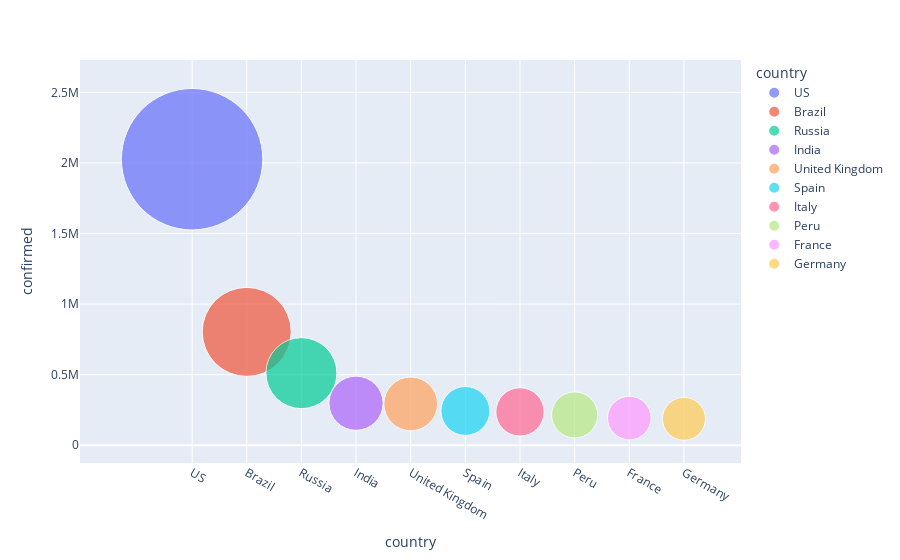

Source (notebook cell):
### Markdown cell above
# TOP COUNTRIES THAT ARE EFFECTED

### Code cell
fig=px.scatter(sorted_country.head(10),x='country',y='confirmed',size='confirmed', color='country',hover_name='country',size_max=100)

fig.update_layout() ## to apply some updation .let me check it later
fig.show()


#https://medium.com/dunder-data/the-five-step-process-for-data-exploration-in-a-jupyter-notebook-92fe818b5a62  for reference 
# about data exploring

### Figure 1 — Plotly figure (JSON) as saved in the notebook; plotly's stock layout.template omitted (floating-point values rounded to 4 significant figures)
{"data": [{"hovertemplate": "<b>%{hovertext}</b><br><br>country=%{x}<br>confirmed=%{marker.size}<extra></extra>", "hovertext": ["US"], "legendgroup": "US", "marker": {"color": "#636efa", "size": [2026073], "sizemode": "area", "sizeref": 202.6, "symbol": "circle"}, "mode": "markers", "name": "US", "orientation": "v", "showlegend": true, "type": "scatter", "x": ["US"], "xaxis": "x", "y": [2026073], "yaxis": "y"}, {"hovertemplate": "<b>%{hovertext}</b><br><br>country=%{x}<br>confirmed=%{marker.size}<extra></extra>", "hovertext": ["Brazil"], "legendgroup": "Brazil", "marker": {"color": "#EF553B", "size": [802828], "sizemode": "area", "sizeref": 202.6, "symbol": "circle"}, "mode": "markers", "name": "Brazil", "orientation": "v", "showlegend": true, "type": "scatter", "x": ["Brazil"], "xaxis": "x", "y": [802828], "yaxis": "y"}, {"hovertemplate": "<b>%{hovertext}</b><br><br>country=%{x}<br>confirmed=%{marker.size}<extra></extra>", "hovertext": ["Russia"], "legendgroup": "Russia", "marker": {"color": "#00cc96", "size": [510761], "sizemode": "area", "sizeref": 202.6, "symbol": "circle"}, "mode": "markers", "name": "Russia", "orientation": "v", "showlegend": true, "type": "scatter", "x": ["Russia"], "xaxis": "x", "y": [510761], "yaxis": "y"}, {"hovertemplate": "<b>%{hovertext}</b><br><br>country=%{x}<br>confirmed=%{marker.size}<extra></extra>", "hovertext": ["India"], "legendgroup": "India", "marker": {"color": "#ab63fa", "size": [297535], "sizemode": "area", "sizeref": 202.6, "symbol": "circle"}, "mode": "markers", "name": "India", "orientation": "v", "showlegend": true, "type": "scatter", "x": ["India"], "xaxis": "x", "y": [297535], "yaxis": "y"}, {"hovertemplate": "<b>%{hovertext}</b><br><br>country=%{x}<br>confirmed=%{marker.size}<extra></extra>", "hovertext": ["United Kingdom"], "legendgroup": "United Kingdom", "marker": {"color": "#FFA15A", "size": [292860], "sizemode": "area", "sizeref": 202.6, "symbol": "circle"}, "mode": "markers", "name": "United Kingdom", "orientation": "v", "showlegend": true, "type": "scatter", "x": ["United Kingdom"], "xaxis": "x", "y": [292860], "yaxis": "y"}, {"hovertemplate": "<b>%{hovertext}</b><br><br>country=%{x}<br>confirmed=%{marker.size}<extra></extra>", "hovertext": ["Spain"], "legendgroup": "Spain", "marker": {"color": "#19d3f3", "size": [242707], "sizemode": "area", "sizeref": 202.6, "symbol": "circle"}, "mode": "markers", "name": "Spain", "orientation": "v", "showlegend": true, "type": "scatter", "x": ["Spain"], "xaxis": "x", "y": [242707], "yaxis": "y"}, {"hovertemplate": "<b>%{hovertext}</b><br><br>country=%{x}<br>confirmed=%{marker.size}<extra></extra>", "hovertext": ["Italy"], "legendgroup": "Italy", "marker": {"color": "#FF6692", "size": [236142], "sizemode": "area", "sizeref": 202.6, "symbol": "circle"}, "mode": "markers", "name": "Italy", "orientation": "v", "showlegend": true, "type": "scatter", "x": ["Italy"], "xaxis": "x", "y": [236142], "yaxis": "y"}, {"hovertemplate": "<b>%{hovertext}</b><br><br>country=%{x}<br>confirmed=%{marker.size}<extra></extra>", "hovertext": ["Peru"], "legendgroup": "Peru", "marker": {"color": "#B6E880", "size": [214788], "sizemode": "area", "sizeref": 202.6, "symbol": "circle"}, "mode": "markers", "name": "Peru", "orientation": "v", "showlegend": true, "type": "scatter", "x": ["Peru"], "xaxis": "x", "y": [214788], "yaxis": "y"}, {"hovertemplate": "<b>%{hovertext}</b><br><br>country=%{x}<br>confirmed=%{marker.size}<extra></extra>", "hovertext": ["France"], "legendgroup": "France", "marker": {"color": "#FF97FF", "size": [192493], "sizemode": "area", "sizeref": 202.6, "symbol": "circle"}, "mode": "markers", "name": "France", "orientation": "v", "showlegend": true, "type": "scatter", "x": ["France"], "xaxis": "x", "y": [192493], "yaxis": "y"}, {"hovertemplate": "<b>%{hovertext}</b><br><br>country=%{x}<br>confirmed=%{marker.size}<extra></extra>", "hovertext": ["Germany"], "legendgroup": "Germany", "marker": {"color": "#FECB52", "size": [186933], "sizemode": "area", "sizeref": 202.6, "symbol": "circle"}, "mode": "markers", "name": "Germany", "orientation": "v", "showlegend": true, "type": "scatter", "x": ["Germany"], "xaxis": "x", "y": [186933], "yaxis": "y"}], "layout": {"legend": {"itemsizing": "constant", "title": {"text": "country"}, "tracegroupgap": 0}, "margin": {"t": 60}, "xaxis": {"anchor": "y", "categoryarray": ["US", "Brazil", "Russia", "India", "United Kingdom", "Spain", "Italy", "Peru", "France", "Germany"], "categoryorder": "array", "domain": [0, 1], "title": {"text": "country"}}, "yaxis": {"anchor": "x", "domain": [0, 1], "title": {"text": "confirmed"}}}}
